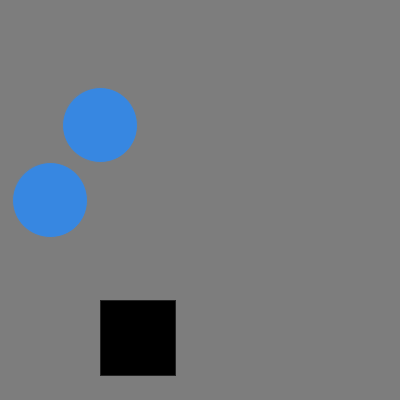
Frame 1 (no input)
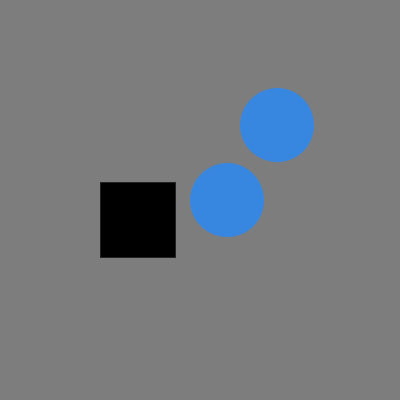
Frame 60 (the mouse pressed at the canvas centre just before this capture)
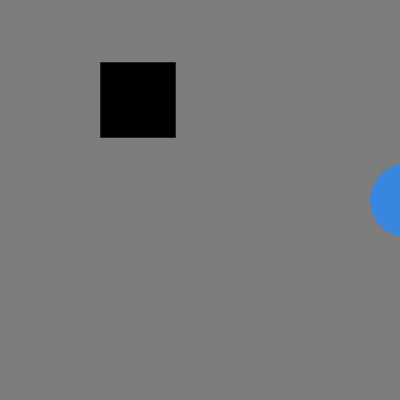
Frame 120 (the mouse held since frame 60 and released just before this capture)

The Processing sketch that drew these frames (run headless with seeded random() and noise(); from frame 60 on, the mouse is pressed at the canvas centre):

// Processing sketch: variables_multipleincrementors
// ── variables_multipleincrementors.pde
/* 
Example that moves drawn shapes across the canvas/window in different directions using intiables and incrementors in the draw() loop.
Created by Dawn C. Hayes March 2017. 
Modified for Processing July 2017.
*/

//int circX; 
int circX = 50; 
//int circY;  
int circY = 200; 
int circStroke = 125; 
int circR = 55; 
int circG = 135; 
int circB = 225; 
int circSize = 75;
int canvBG = 125; 

int recX = 100;
int recY = 300;
int recStroke = 35;
int recCol = 0;
int recSize = 75;



void setup() {  
  size(400, 400); 
}

void draw() {
  background(canvBG); 
  stroke(circStroke); 
  fill(circR, circG, circB);  
  stroke(circStroke);  
  ellipse(circX, circY, circSize, circSize); 
  ellipse(circX + 50, circY - 75, circSize, circSize); // by adding + 50 and -75, the position of the ellipse is offset against the other.
  fill(circR, circG, circB, 135); 
  
  circX = circX + 3; // in the draw() loop, this statement will increment the value of circX by 3.
             // this gives the appearance of animation that draws the ellipse at circX + 3 each time the code is completed. 
             // it will then draw the ellipse at the new location after the code is executed. 
             // this statement also introduces an incrementor, +, that takes a value, adds it to another and assigns it to the intiable.
             
    stroke(recStroke);
    fill(recCol);
    rect(recX, recY, recSize, recSize);
    
    recY = recY - 2; // use a - incrementor to make the rectangle appear to move up on the canvas.
    

}
